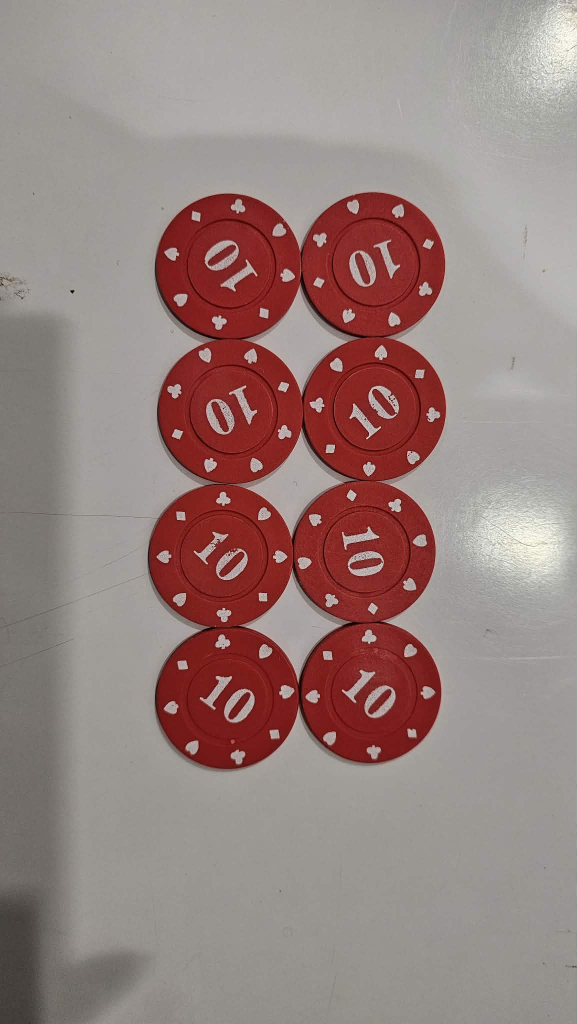
#> input picture before.jpeg, 1153 x 2048 px (shown at 1/2 size)
$ python testcount.py
#> lines starting #> are read from the running program, lines starting #| are printed output that depends on the picture; after the words box and inside, x2 and y2 are one past the last pixel; in counts of white or black regions, pixels touching at a corner belong together
#> in test_smart_locker_change, img_before is the input picture: shape (2048, 1153, 3); mean B, G, R 126.9, 130.3, 151.7
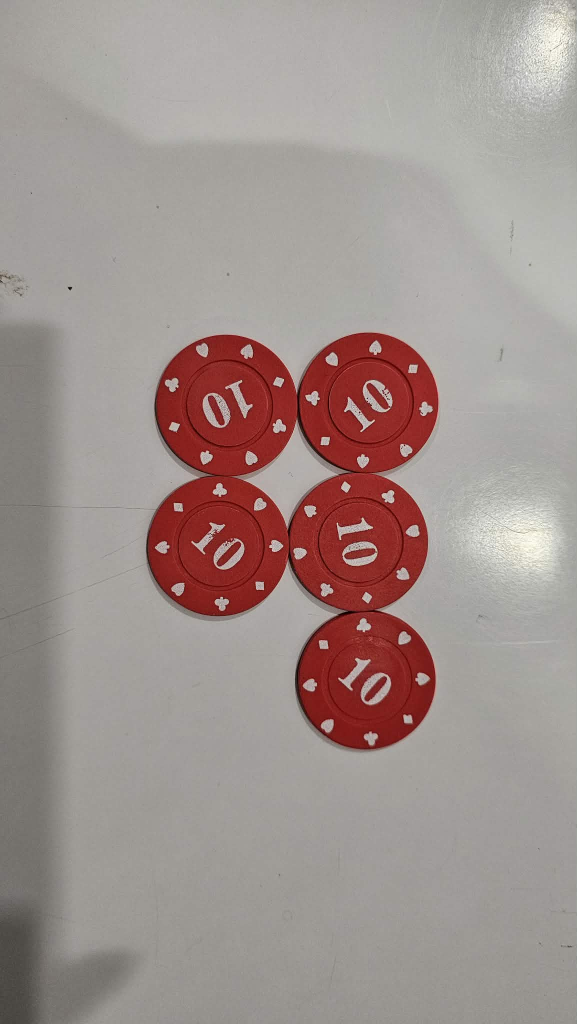
#> input picture after.jpeg, 1153 x 2048 px (shown at 1/2 size)
#> in test_smart_locker_change, img_after is the input picture: shape (2048, 1153, 3); mean B, G, R 142.4, 146.1, 160.3
import cv2
import numpy as np
import matplotlib.pyplot as plt

def resize_image(image, max_width=800):
    """ย่อภาพให้มีความกว้างมาตรฐาน เพื่อให้การคำนวณพื้นที่ (Area) นิ่งขึ้น"""
#> called with max_width = 800
    h, w = image.shape[:2]
#> h = 2048; w = 1153
    if w > max_width:
        scale = max_width / float(w)
#> scale = 0.694
        dim = (max_width, int(h * scale))
#> dim = (800, 1420)
        return cv2.resize(image, dim, interpolation=cv2.INTER_AREA)
    return image

def align_images(img_before, img_after):
    """
    🌟 ฟังก์ชันใหม่: จัดตำแหน่งภาพ After ให้ซ้อนทับกับ Before เป๊ะๆ
    (แก้ปัญหากล้องสั่น/ขยับมุมเวลาถ่ายด้วยมือถือ)
    """
    gray1 = cv2.cvtColor(img_before, cv2.COLOR_BGR2GRAY)
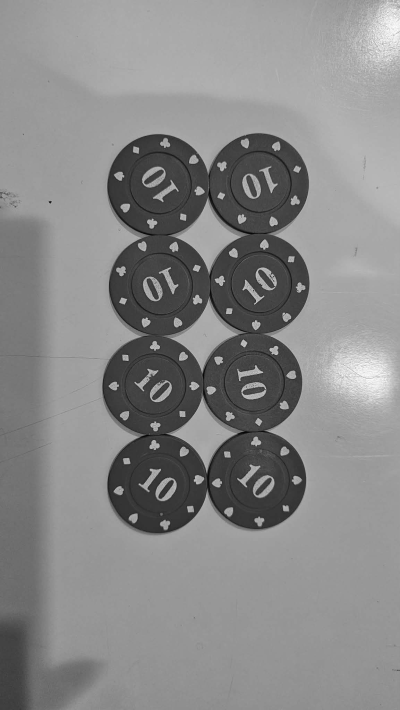
#> gray1: shape (1420, 800) (shown at 1/2 size); min 3, max 254, mean 136.2
    gray2 = cv2.cvtColor(img_after, cv2.COLOR_BGR2GRAY)
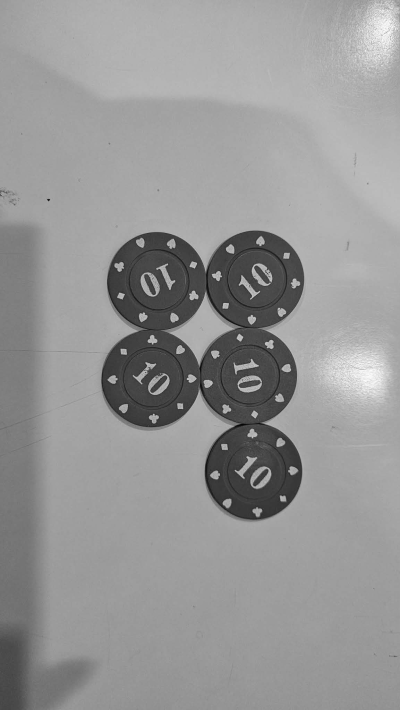
#> gray2: shape (1420, 800) (shown at 1/2 size); min 4, max 254, mean 149.8

    # 1. ใช้ ORB หาจุดเด่นของภาพ (Keypoints)
    orb = cv2.ORB_create(5000)
    kp1, des1 = orb.detectAndCompute(gray1, None)
#> kp1 = 4761 keypoints; strongest (x, y, size): (100, 405, 31), (99, 403, 31), (101, 403, 31), (529, 779, 31)
    kp2, des2 = orb.detectAndCompute(gray2, None)
#> kp2 = 3454 keypoints; strongest (x, y, size): (520, 765, 31), (96, 400, 37.2), (288, 626, 31), (374, 758, 31)

    # 2. จับคู่จุดเด่น
    matcher = cv2.BFMatcher(cv2.NORM_HAMMING, crossCheck=True)
    matches = matcher.match(des1, des2)
#> matches = 2076 matches
    matches = sorted(matches, key=lambda x: x.distance)

    # 3. คัดเฉพาะจุดที่เหมือนกันมากๆ เพื่อความแม่นยำ
    good_matches = matches[:int(len(matches) * 0.15)]
#> good_matches = 311 matches

    if len(good_matches) < 4:
        print("⚠️ ภาพต่างกันเกินไป ไม่สามารถจัดตำแหน่งอ้างอิงได้")
        return img_after

    # 4. คำนวณเมทริกซ์การบิดเบือน (Homography)
    points1 = np.zeros((len(good_matches), 2), dtype=np.float32)
#> points1 = 311 pairs, first value 0 to 0, second value 0 to 0
    points2 = np.zeros((len(good_matches), 2), dtype=np.float32)
#> points2 = 311 pairs, first value 0 to 0, second value 0 to 0

    for i, match in enumerate(good_matches):
        points1[i, :] = kp1[match.queryIdx].pt
        points2[i, :] = kp2[match.trainIdx].pt
#> after the loop, points1 = 311 pairs, first value 219 to 603.1, second value 277.2 to 1058; points2 = 311 pairs, first value 216.5 to 594.4, second value 477.6 to 1032

    h, mask = cv2.findHomography(points2, points1, cv2.RANSAC)
#> h = [[1.02, -0.00481, 2.86], [-0.0037, 1.03, -5.52], [-5.08e-06, 4.83e-06, 1]]; mask = 311 values, max 1 at index 0, min 0 at index 44, mean 0.913

    # 5. ดัดภาพ img_after ให้มุมตรงกับ img_before
    height, width, _ = img_before.shape
#> height = 1420; width = 800
    img_after_aligned = cv2.warpPerspective(img_after, h, (width, height))

    return img_after_aligned

def test_smart_locker_change(img_before_path, img_after_path):
    """
    ทดสอบการตรวจจับและ 'ประมาณการจำนวน' สิ่งของที่หายไป/เพิ่มมา
    """
    # 1. โหลดภาพ
    img_before = cv2.imread(img_before_path)
    img_after = cv2.imread(img_after_path)

    if img_before is None or img_after is None:
        print("❌ ไม่พบไฟล์รูปภาพ")
        return

    # 2. ย่อภาพให้เท่ากัน
    img_before = resize_image(img_before)
    img_after = resize_image(img_after)

    # 3. จัดภาพให้ตรงกันก่อนเปรียบเทียบ (กำจัด Noise จากกล้องมือถือสั่น)
    print("🔄 กำลังประมวลผลจัดตำแหน่งมุมกล้อง (Image Registration)...")
    img_after_aligned = align_images(img_before, img_after)

    # 4. แปลงสีและทำ Blur
    gray_before = cv2.cvtColor(img_before, cv2.COLOR_BGR2GRAY)
    gray_after = cv2.cvtColor(img_after_aligned, cv2.COLOR_BGR2GRAY)

    gray_before = cv2.GaussianBlur(gray_before, (15, 15), 0)
    gray_after = cv2.GaussianBlur(gray_after, (15, 15), 0)

    # 5. หาผลต่าง
    diff = cv2.absdiff(gray_before, gray_after)
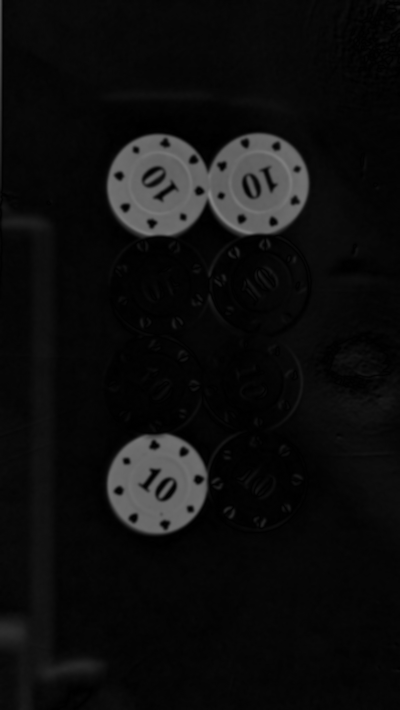
#> diff: shape (1420, 800) (shown at 1/2 size); min 0, max 134, mean 13.9

    # 6. Threshold (ตั้งให้แข็งขึ้นนิดหน่อยเพื่อตัดแสงสะท้อน)
    _, thresh = cv2.threshold(diff, 60, 255, cv2.THRESH_BINARY)
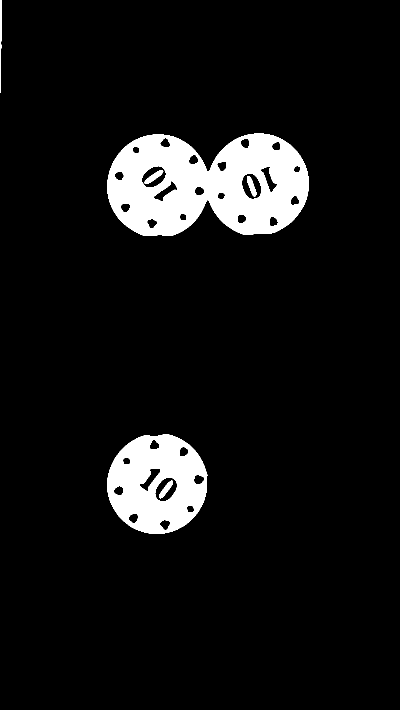
#> thresh: shape (1420, 800) (shown at 1/2 size); 7.6% white; 6 white regions, box (x1, y1, x2, y2) and area: (214, 267, 618, 472) 57480, (214, 868, 415, 1068) 27305, (0, 0, 3, 186) 447, (289, 340, 327, 368) 407, (494, 352, 513, 393) 386, (318, 961, 346, 997) 383

    # 7. Morphological Operations (ลบจุดรบกวนเล็กๆ)
    # [FIXED] ลดขนาดของ Kernel ลงจาก 11 เหลือ 5 เพื่อไม่ให้มันไปถม "ช่องว่างระหว่างเหรียญ" จนบวมเกินจริง
    kernel = np.ones((5, 5), np.uint8)
    thresh = cv2.morphologyEx(thresh, cv2.MORPH_OPEN, kernel)
#> thresh: shape (1420, 800); 7.6% white; 7 white regions, largest, box (x1, y1, x2, y2) and area: (214, 267, 618, 472) 57460, (215, 868, 414, 1068) 27288, (290, 341, 326, 368) 401
    thresh = cv2.morphologyEx(thresh, cv2.MORPH_CLOSE, kernel)
#> thresh: shape (1420, 800); 7.6% white; 5 white regions

    # 8. หา Contours
    contours, _ = cv2.findContours(thresh, cv2.RETR_EXTERNAL, cv2.CHAIN_APPROX_SIMPLE)
#> contours = 4 contours, 1 with area under 20; largest, box (x1, y1, x2, y2) and area: (214, 267, 618, 472) 64402, (215, 868, 414, 1068) 31070, (0, 0, 3, 83) 164

    # ==========================================
    # 🌟 CORE LOGIC: ตั้งค่าพื้นที่ของเหรียญในรูปของคุณ
    # ==========================================
    # [FIXED] ปรับเพิ่มขึ้นจาก 25,000 เป็น 28,000
    # เพื่อให้เป็นค่าเฉลี่ยที่ทนทานต่อการบวมของพื้นที่เมื่อของ 2 ชิ้นวางติดกัน
    EXPECTED_ITEM_AREA = 28000
    MIN_AREA_THRESHOLD = 5000 # เล็กกว่านี้ตัดทิ้ง

    estimated_items_changed = 0
    img_result = img_after.copy()

    for cnt in contours:
        area = cv2.contourArea(cnt)

        if area > MIN_AREA_THRESHOLD:
            # นำพื้นที่มาคำนวณจำนวนชิ้น
            items_in_contour = int(round(area / EXPECTED_ITEM_AREA))

            if items_in_contour == 0:
                items_in_contour = 1

            estimated_items_changed += items_in_contour

            # วาดกรอบและแสดงข้อมูลบนรูป
            x, y, w, h = cv2.boundingRect(cnt)
            cv2.rectangle(img_result, (x, y), (x + w, y + h), (0, 0, 255), 3)

            label = f"Area: {int(area)} | Est: {items_in_contour}"
            cv2.putText(img_result, label, (x, y - 10),
                        cv2.FONT_HERSHEY_SIMPLEX, 0.7, (0, 0, 255), 2)
#> this loop made 4 passes
#> (area, estimated_items_changed, x, y, w, h, label) on passes 1 to 2: (31069.5, 1, 215, 868, 199, 200, 'Area: 31069 | Est: 1'), (64402.5, 3, 214, 267, 404, 205, 'Area: 64402 | Est: 2')
#> (cnt, area) on pass 4: ([[0, 0], [0, 82], [2, 82], [2, 0]], 164)
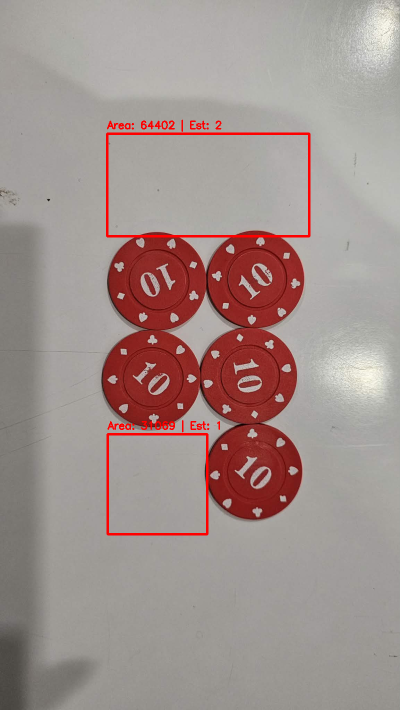
#> img_result: shape (1420, 800, 3) (shown at 1/2 size); mean B, G, R 140.7, 144.4, 161.3
#> after the loop, estimated_items_changed = 3

    # 9. แสดงผลลัพธ์ผ่าน Matplotlib
    plt.figure(figsize=(14, 8))

    titles = ['Before', 'After (Aligned)', 'Diff Map', 'Threshold', 'Result']
    images = [img_before, img_after_aligned, diff, thresh, img_result]

    for i in range(5):
        plt.subplot(2, 3, i+1)
        if len(images[i].shape) == 2:
            plt.imshow(images[i], cmap='gray')
        else:
            plt.imshow(cv2.cvtColor(images[i], cv2.COLOR_BGR2RGB))
        plt.title(titles[i])
        plt.axis('off')

    plt.tight_layout()
    print("-" * 40)
    print(f"✅ ประมาณการสิ่งของที่เปลี่ยนแปลง (หายไป/เพิ่มมา): {estimated_items_changed} ชิ้น")
#| ✅ ประมาณการสิ่งของที่เปลี่ยนแปลง (หายไป/เพิ่มมา): 3 ชิ้น
    print("-" * 40)
    plt.show()
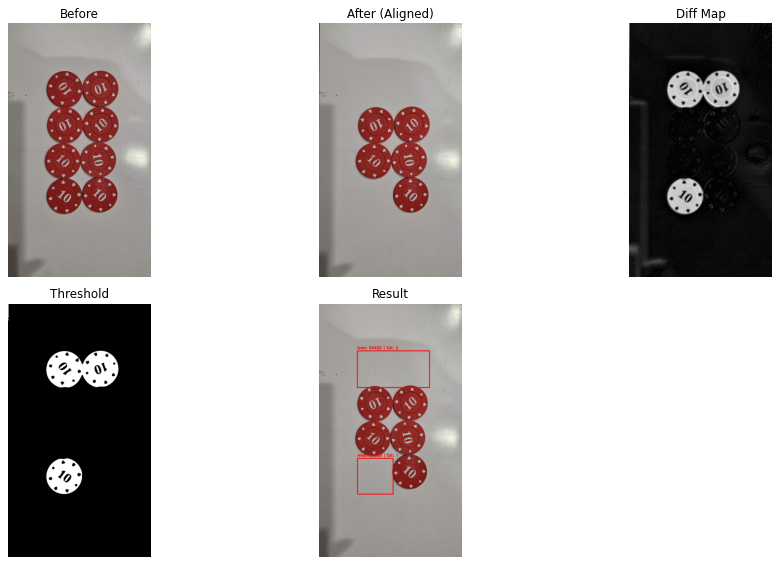
#> figure drawn by matplotlib, 5 panels

if __name__ == "__main__":
    # รันโค้ดด้วยรูปของคุณ
    test_smart_locker_change("before.jpeg", "after.jpeg")
